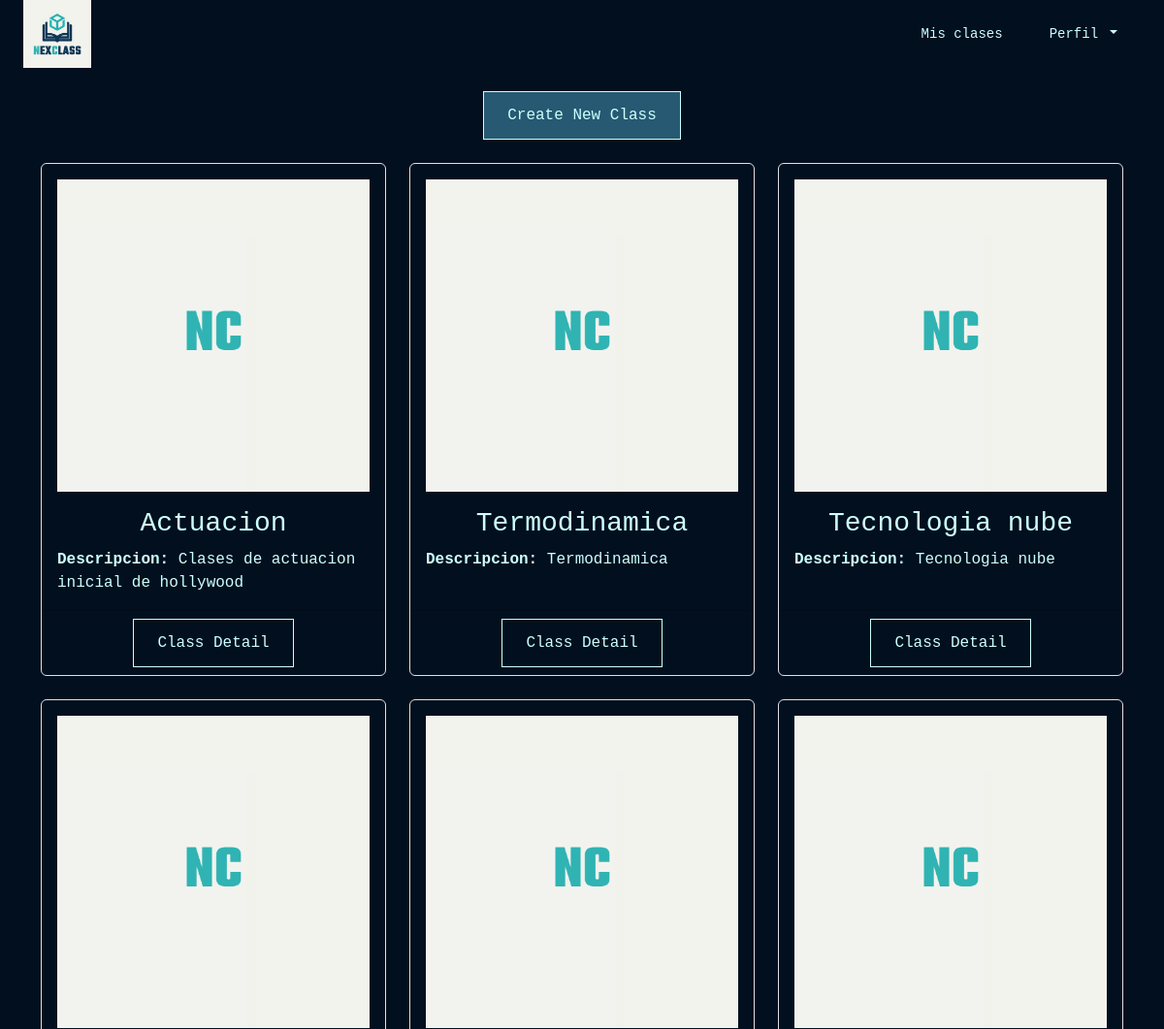
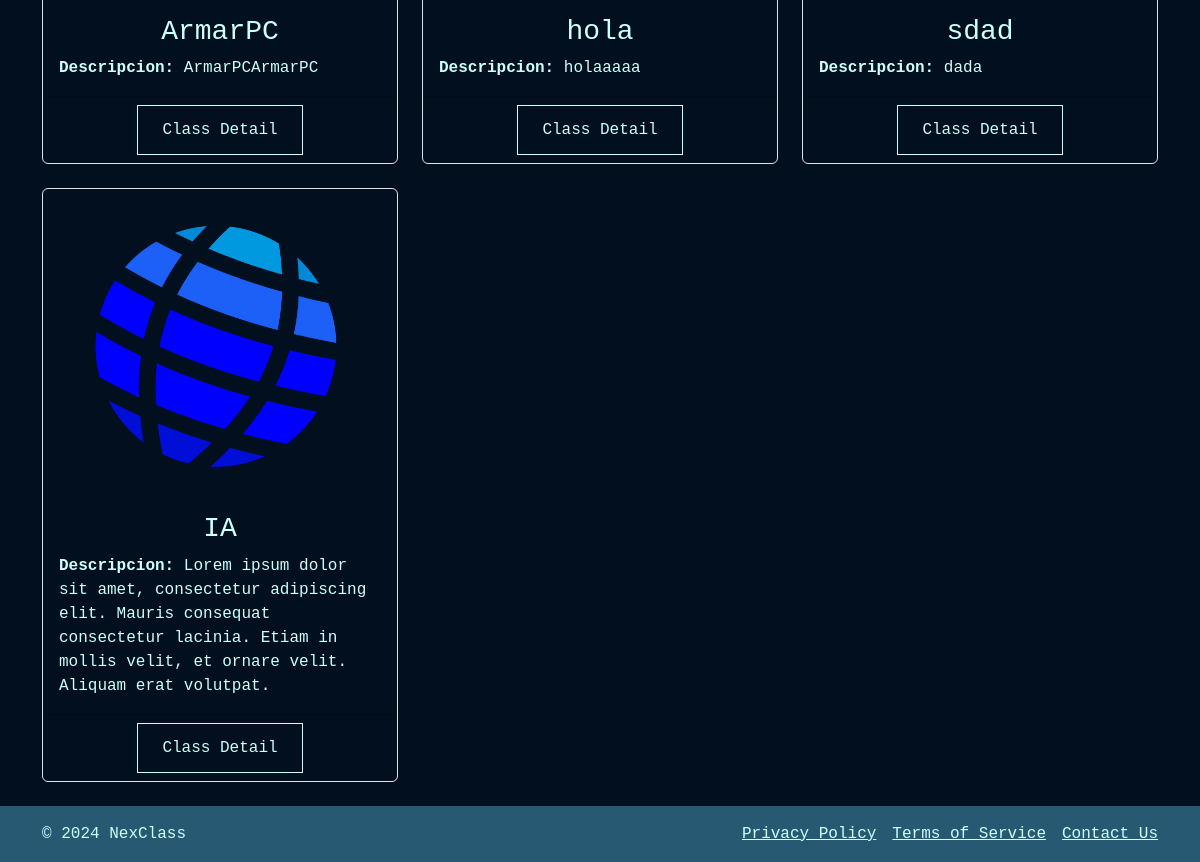
Page /teacher-classes/ (signed in) on the earlier database version (2 pictures, top to bottom).
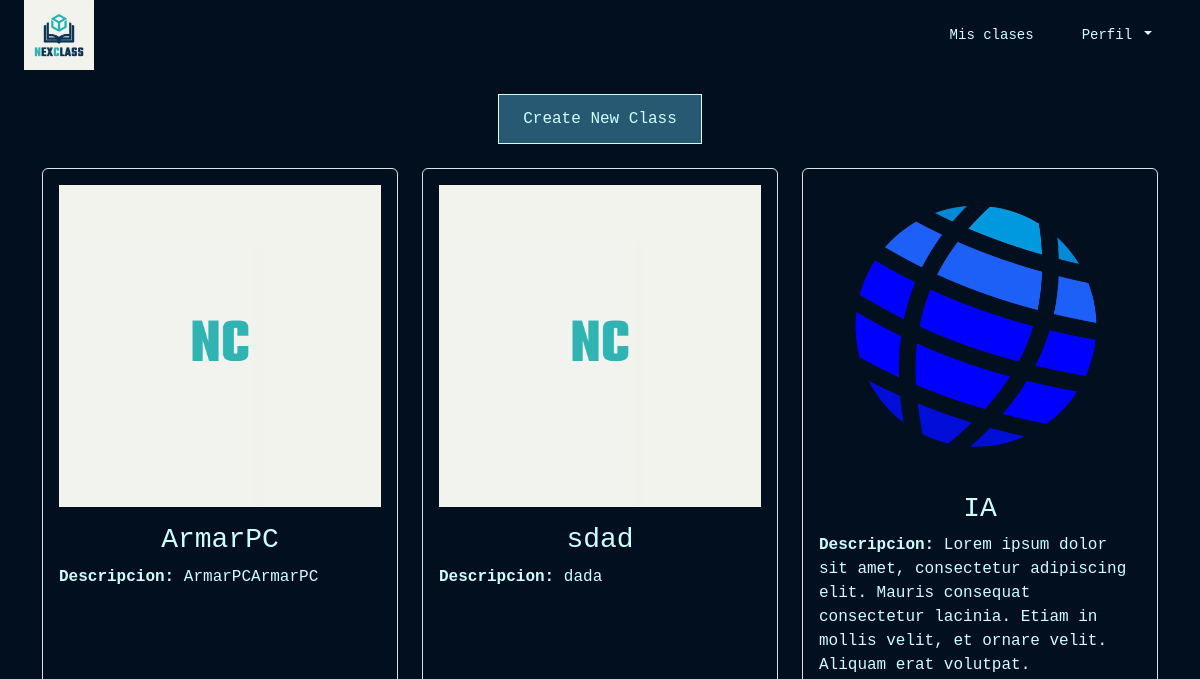
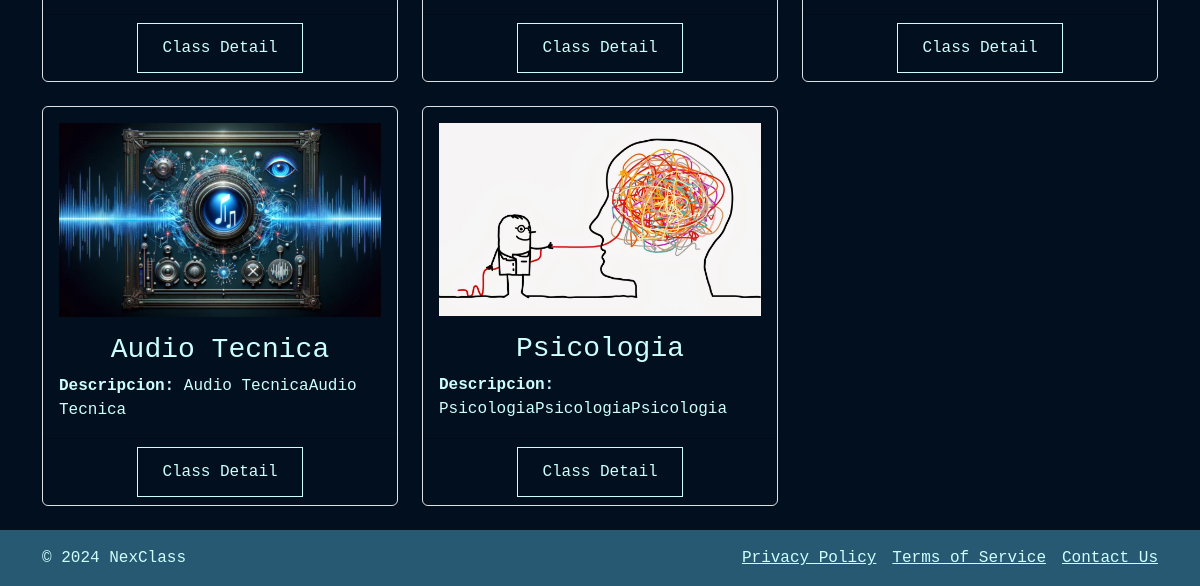
Same page on the later database version (2 pictures, top to bottom).
### classCreation_Schedules/models.py (models this page shows)
class Class(models.Model):
    className = models.CharField(max_length=100)
    teacher = models.ForeignKey('users.Teacher', on_delete=models.CASCADE)
    description = models.TextField()
    class_picture = models.ImageField(upload_to='class_photos/', default='class_photos/default_profile.png', null=True, blank=True)

### classCreation_Schedules/views.py (the view)
# urls.py: path('teacher-classes/', views.teacher_classes, name='teacher_classes'),
def teacher_classes(request):
    teacher = Teacher.objects.get(user=request.user)
    classes = Class.objects.filter(teacher=teacher)
    return render(request, 'teacher_classes.html', {'classes': classes})

### classCreation_Schedules/templates/teacher_classes.html
{% extends 'navbarTeacher.html' %}
{% load static %}
{% block content %}
    <div class="container mt-4 ">
        <div class="row mb-4">
            <div class="col-md-12 text-center">
                <a href="{% url 'create_class' %}" class="text-decoration-none button-custom-two">Create New Class</a>
            </div>
        </div>
        <div class="row">
            {% for class in classes %}
                <div class="col-md-4 mb-4 d-flex align-items-stretch">
                    <div class="card bg-transparent border">
                        <img src="{{ class.class_picture.url }}" class="card-img-top px-3 pt-3" alt="Class Image">
                        <div class="card-body">
                            <h3 class="card-title text-center text_custom">{{ class.className }}</h3>
                            <p class="card-text text_custom"><strong>Descripcion: </strong> {{ class.description }}</p>
                        </div>
                        <div class="card-footer text-center">
                            <a href="{% url 'class_detail_teacher' class.id %}" class="text-decoration-none button-custom">Class Detail</a>
                        </div>
                    </div>
                </div>
            {% empty %}
                <div class="col-md-12 text-center">
                    <p>No classes</p>
                </div>
            {% endfor %}
        </div>
    </div>
{% endblock %}

Differences in the rows shown:
removed Class: class_picture (placeholder picture), className "Actuacion", description "Clases de actuacion inicial de hollywood"
removed Class: class_picture (placeholder picture), className "Termodinamica", description "Termodinamica"
removed Class: class_picture (placeholder picture), className "Tecnologia nube", description "Tecnologia nube"
removed Class: class_picture (placeholder picture), className "hola", description "holaaaaa"
added Class: class_picture (picture), className "Audio Tecnica", description "Audio TecnicaAudio Tecnica"
added Class: class_picture (picture), className "Psicologia", description "PsicologiaPsicologiaPsicologia"
